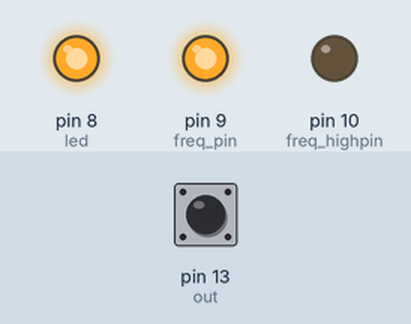
This sketch was run on a simulated Arduino Uno, built with avr-gcc and run on an emulated ATmega328P. Shown: output pins drawn as LEDs (lit = HIGH). The inputs (shaded band) are chosen by the test bench; at power-on: pin 13 (out) LOW. Pins used as bus, display or sensor lines are not drawn; what the sketch prints to the serial monitor is not drawn.

Above: at 1.2 s.
1.3 s: pin 13 (out) pulsed HIGH 5 times (0.12 s each, 0.3 s apart)
At 5.4 s:
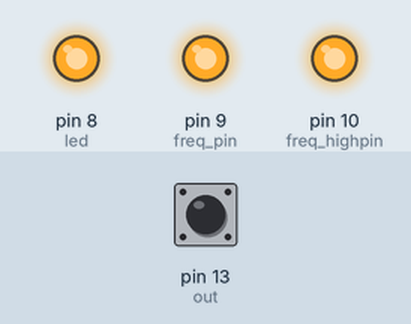
At 6.2 s:
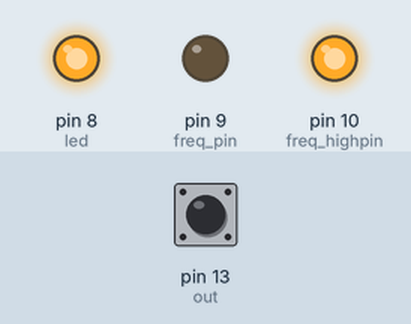
Timing chart, 0 to 11.8 s (numbered marks = the images above; inputs shaded):
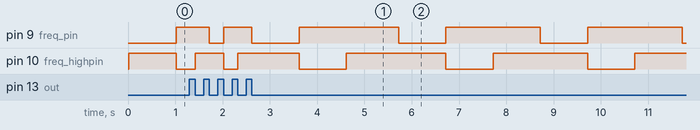

The sketch:

color_test.ino
```cpp
#define freq_pin 9
#define freq_highpin 10
#define color_red 11
#define color_blue 12
#define out 13
#define led 8

void setup() {
  // put your setup code here, to run once:
 Serial.begin(9600);
 pinMode(freq_pin,OUTPUT);
 pinMode(freq_highpin,OUTPUT);
 pinMode(color_red,OUTPUT);
 pinMode(color_blue,OUTPUT);
 pinMode(out,INPUT);
 pinMode(led,OUTPUT);

 digitalWrite(led,HIGH);
 Serial.print("2% red");
 Serial.print("\t");
 Serial.print("20% red");
 Serial.print("\t");
 Serial.print("100% red");
 Serial.print("\t");

 Serial.print("2% blue");
 Serial.print("\t");
 Serial.print("20% blue");
 Serial.print("\t");
 Serial.print("100% blue");
 Serial.print("\t");

 Serial.print("2% green");
 Serial.print("\t");
 Serial.print("20% green");
 Serial.print("\t");
 Serial.print("100% green");
 Serial.println("");
}

void loop() {
  // put your main code here, to run repeatedly:
 read_red();
 read_blue();
 read_green();
 delay(100);
}

void read_red()
{
  digitalWrite(color_red,LOW);
  digitalWrite(color_blue,LOW);
  digitalWrite(freq_pin,LOW);
  digitalWrite(freq_highpin,HIGH);

  int duration;
  duration=pulseIn(out,HIGH);
  Serial.print(duration);
  Serial.print("\t");

  digitalWrite(freq_pin,HIGH);
  digitalWrite(freq_highpin,LOW);

  int duration2;
  duration2=pulseIn(out,HIGH);
  Serial.print(duration2);
  Serial.print("\t");

  digitalWrite(freq_pin,HIGH);
  digitalWrite(freq_highpin,HIGH);

  int duration3;
  duration3=pulseIn(out,HIGH);
  Serial.print(duration3);
  Serial.print("\t");

}

void read_blue()
{
  digitalWrite(color_red,LOW);
  digitalWrite(color_blue,HIGH);
  digitalWrite(freq_pin,LOW);
  digitalWrite(freq_highpin,HIGH);

  int duration;
  duration=pulseIn(out,HIGH);
  Serial.print(duration);
  Serial.print("\t");

  digitalWrite(freq_pin,HIGH);
  digitalWrite(freq_highpin,LOW);

  int duration2;
  duration2=pulseIn(out,HIGH);
  Serial.print(duration2);
  Serial.print("\t");

  digitalWrite(freq_pin,HIGH);
  digitalWrite(freq_highpin,HIGH);

  int duration3;
  duration=pulseIn(out,HIGH);
  Serial.print(duration3);
  Serial.print("\t");

}

void read_green()
{
  digitalWrite(color_red,HIGH);
  digitalWrite(color_blue,HIGH);
  digitalWrite(freq_pin,LOW);
  digitalWrite(freq_highpin,HIGH);

  int duration;
  duration=pulseIn(out,HIGH);
  Serial.print(duration);
  Serial.print("\t");

  digitalWrite(freq_pin,HIGH);
  digitalWrite(freq_highpin,LOW);

  int duration2;
  duration2=pulseIn(out,HIGH);
  Serial.print(duration2);
  Serial.print("\t");

  digitalWrite(freq_pin,HIGH);
  digitalWrite(freq_highpin,HIGH);

  int duration3;
  duration3=pulseIn(out,HIGH);
  Serial.print(duration3);
  Serial.println();
}
```
